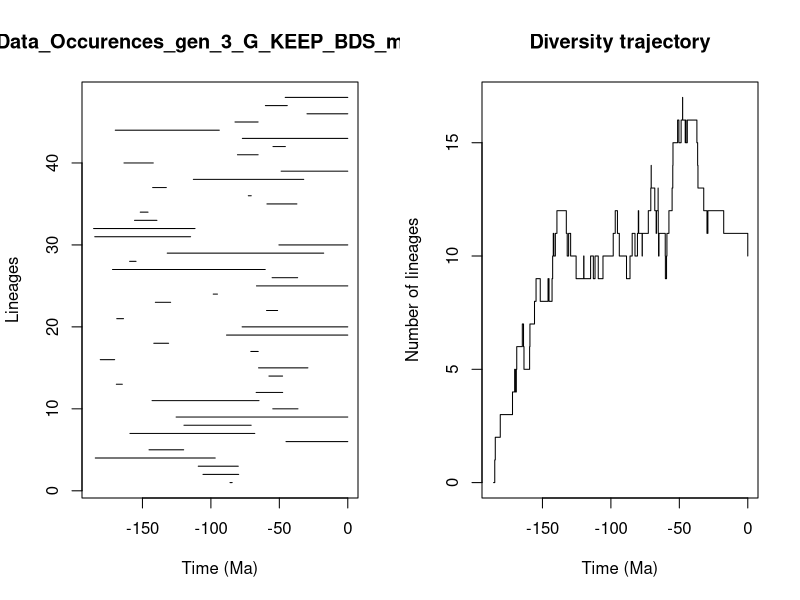

Reproduce this figure in R.


pdf(file='../Genus/pyrate_mcmc_logs/Data_Occurences_gen_3_G_KEEP_BDS_mcmc_LTT.pdf',width=0.6*20, height=0.6*10)
title = "Data_Occurences_gen_3_G_KEEP_BDS_mcmc"
ts=c(86.03656897388792, 105.78220532306015,109.23847478360392,184.45884595441734,145.20403569625515,45.14589634931666,159.14419629331098,119.67992899146903,125.40499636308364,54.78972936000589,142.98383203770132,66.94216215264765,169.08341869033987,57.604372066990955,65.18548864891038,180.8201761646757,70.8501188420304,141.71149127917616,88.59214308766519,77.1965459613812,168.77951859717123,59.34699385991237,140.57425532654483,98.29951168016177,66.70852058474178,55.28321625217511,171.88110516437166,159.3788028959524,131.91031510438808,50.31263209914227,184.8444212303847,185.69437338778133,155.804365974522,151.60792127482944,59.069348222510534,72.66254196281602,142.55180016049565,112.81901339999276,48.69460339430271,163.49699477306845,80.60045985813419,54.64389604126622,77.02314074896499,169.8643837436831,82.40187802284412,29.800752634850884,60.19163454794655,45.70695795527212)
te=c(84.44980706057146, 79.69456096396118,79.97410271221383,96.825922378742,119.8896181226779,0.0,67.93738311346462,70.57904811194848,0.0,36.392769903575584,64.8591014742701,47.56191399445674,164.7080032877393,47.62945806640709,29.135616897079338,170.30683708609536,65.40587230713994,130.8824690798501,0.0,0.0,163.82612159359735,51.26288441916434,129.4123350832252,95.21468860463357,0.0,36.62986193346846,60.30482493229909,154.67441328484256,17.58711793535936,0.0,114.8248996299356,111.58691440687261,139.42702996412564,145.91374736127645,37.1732149674191,70.52966231179111,132.56558467216234,32.174829567349846,0.0,142.10005310727792,65.49470418504667,45.59959527316898,0.0,93.85700904348064,65.5055218340563,0.0,44.17908832080931,0.0)
div_traj=c(0, 1,2,3,4,5,4,5,6,7,6,5,6,7,8,9,8,9,8,9,10,11,10,11,12,11,10,11,10,9,10,9,10,9,10,9,10,11,12,11,10,9,10,11,10,11,12,11,10,11,12,13,14,13,12,11,12,13,12,11,10,11,10,9,10,11,12,13,14,15,16,15,16,17,16,15,16,15,16,15,14,13,12,11,12,11,10)
time_events=c(185.69437338778133, 184.8444212303847,184.45884595441734,180.8201761646757,171.88110516437166,170.30683708609536,169.8643837436831,169.08341869033987,168.77951859717123,164.7080032877393,163.82612159359735,163.49699477306845,159.3788028959524,159.14419629331098,155.804365974522,154.67441328484256,151.60792127482944,145.91374736127645,145.20403569625515,142.98383203770132,142.55180016049565,142.10005310727792,141.71149127917616,140.57425532654483,139.42702996412564,132.56558467216234,131.91031510438808,130.8824690798501,129.4123350832252,125.40499636308364,119.8896181226779,119.67992899146903,114.8248996299356,112.81901339999276,111.58691440687261,109.23847478360392,105.78220532306015,98.29951168016177,96.825922378742,95.21468860463357,93.85700904348064,88.59214308766519,86.03656897388792,84.44980706057146,82.40187802284412,80.60045985813419,79.97410271221383,79.69456096396118,77.1965459613812,77.02314074896499,72.66254196281602,70.8501188420304,70.57904811194848,70.52966231179111,67.93738311346462,66.94216215264765,66.70852058474178,65.5055218340563,65.49470418504667,65.40587230713994,65.18548864891038,64.8591014742701,60.30482493229909,60.19163454794655,59.34699385991237,59.069348222510534,57.604372066990955,55.28321625217511,54.78972936000589,54.64389604126622,51.26288441916434,50.31263209914227,48.69460339430271,47.62945806640709,47.56191399445674,45.70695795527212,45.59959527316898,45.14589634931666,44.17908832080931,37.1732149674191,36.62986193346846,36.392769903575584,32.174829567349846,29.800752634850884,29.135616897079338,17.58711793535936,0.0)
                par(mfrow=c(1,2))
                L = length(ts)
                plot(ts, 1:L , xlim=c(-max(ts)-1,0), pch=20, type="n", main=title,xlab="Time (Ma)",ylab="Lineages")
                for (i in 1:L){segments(x0=-te[i],y0=i,x1=-ts[i],y1=i)}    
                t = -time_events
                plot(div_traj ~ t,type="s", main = "Diversity trajectory",xlab="Time (Ma)",ylab="Number of lineages",xlim=c(-max(ts)-1,0))
                abline(v=c(65,200,251,367,445),lty=2,col="gray")
                
